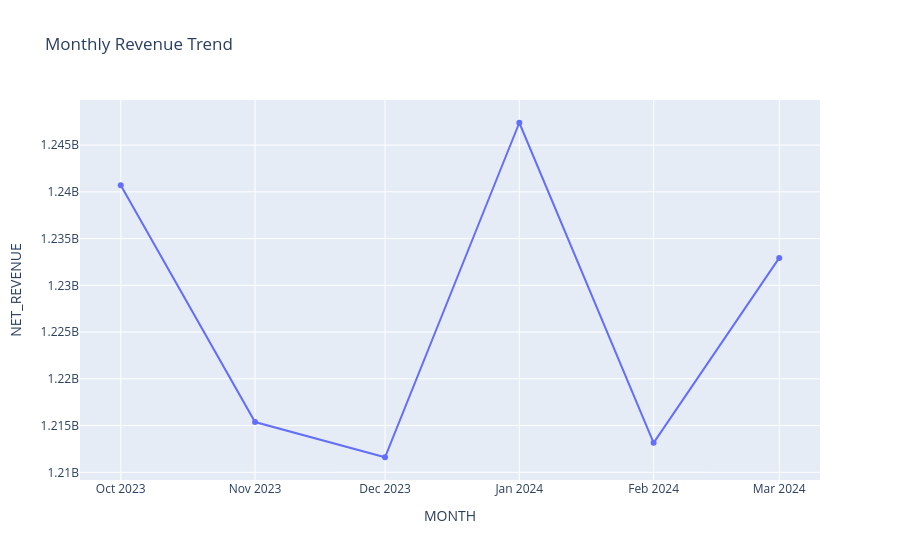

Here is the notebook cell this chart was saved with:
### Code cell
fig = px.line(
    monthly_revenue,
    x='MONTH',
    y='NET_REVENUE',
    title='Monthly Revenue Trend',
    markers=True
)

fig.show()

### Figure 1 — Plotly figure (JSON) as saved in the notebook; plotly's stock layout.template omitted (floating-point values rounded to 4 significant figures)
{"data": [{"hovertemplate": "MONTH=%{x}<br>NET_REVENUE=%{y}<extra></extra>", "legendgroup": "", "line": {"color": "#636efa", "dash": "solid"}, "marker": {"symbol": "circle"}, "mode": "lines+markers", "name": "", "orientation": "v", "showlegend": false, "type": "scatter", "x": ["2023-10-01T00:00:00.000000000", "2023-11-01T00:00:00.000000000", "2023-12-01T00:00:00.000000000", "2024-01-01T00:00:00.000000000", "2024-02-01T00:00:00.000000000", "2024-03-01T00:00:00.000000000"], "xaxis": "x", "y": [1241000000.0, 1215000000.0, 1212000000.0, 1247000000.0, 1213000000.0, 1233000000.0], "yaxis": "y"}], "layout": {"legend": {"tracegroupgap": 0}, "title": {"text": "Monthly Revenue Trend"}, "xaxis": {"anchor": "y", "domain": [0, 1], "title": {"text": "MONTH"}}, "yaxis": {"anchor": "x", "domain": [0, 1], "title": {"text": "NET_REVENUE"}}}}
